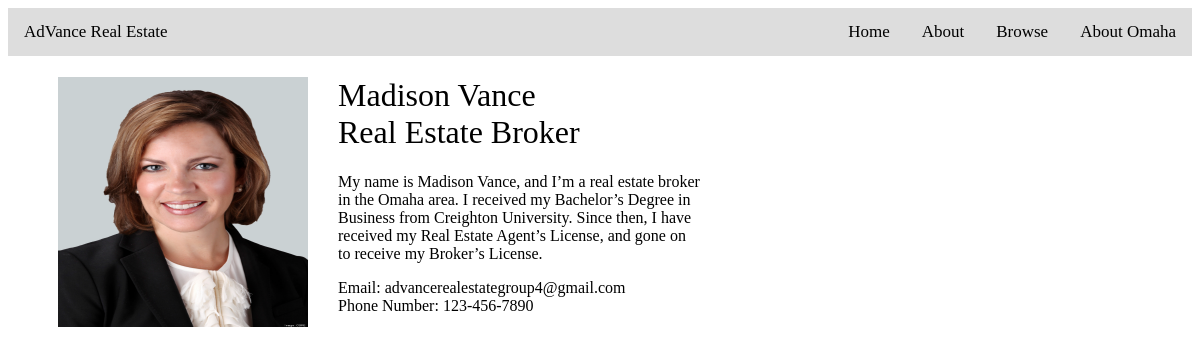
The page /about/ on the database its author committed.
### broker/models.py (models this page shows, shortened)
class Contact(models.Model):
    broker_name = models.CharField(max_length=50)
    broker_email = models.EmailField(max_length=254)
    broker_phone = models.CharField(max_length=12)
    broker_image = models.ImageField(upload_to='broker_pic')

### broker/views.py (the view)
# urls.py: path('about/', views.about, name='about'),
def about(request):
    context = {'contacts': Contact.objects.all()}
    return render(request, "broker/about.html", context)

### broker/templates/broker/about.html
{% extends "broker/base.html" %}
{% block content %}
    <div style="padding-left: 50px">
        {% for contact in contacts %}
            <img src="{{ contact.broker_image.url }}" style="width:250px; height:250px; float:left; margin-right: 30px">
            <p><h1>{{ contact.broker_name }}<br>Real Estate Broker</h1>
            <p>My name is Madison Vance, and I’m a real estate broker<br> in the Omaha area. I received my Bachelor’s Degree in<br>  Business from Creighton University. Since then, I have<br> received my Real Estate Agent’s License, and gone on<br> to receive my Broker’s License.</p>
            <p>Email: {{ contact.broker_email }}<br>Phone Number: {{ contact.broker_phone }}</p>
            </p>
        {% endfor %}
    </div>
{% endblock content %}

### broker/static/broker/main.css (style rules this page uses)
h1, h2, h3, h4, h5, h6, p { color: black; font-weight: normal }

### rows shown on the page
Contact: broker_image (picture), broker_name "Madison Vance", broker_email "advancerealestategroup4@gmail.com", broker_phone "123-456-7890"
